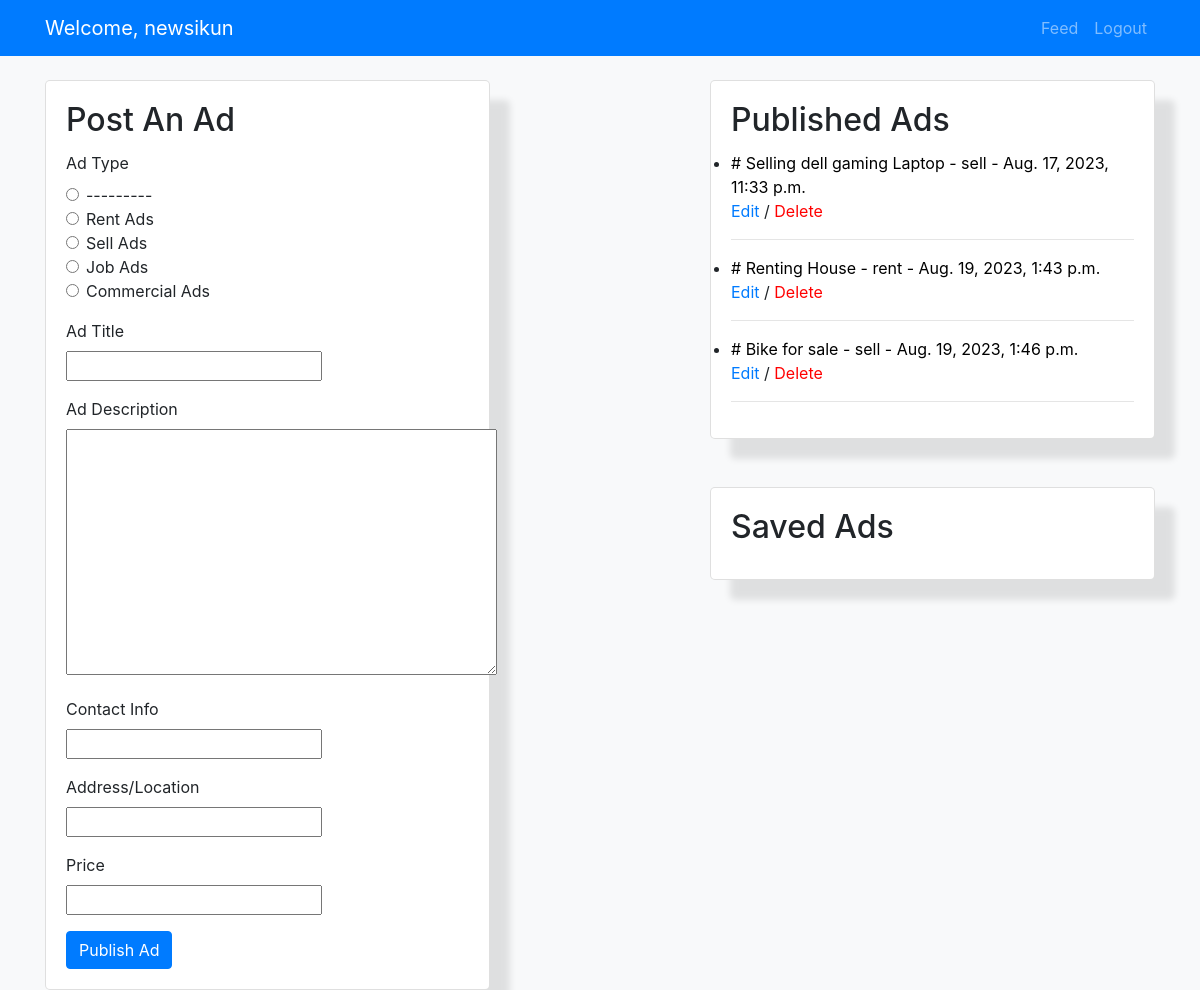
Page /dashboard/ (signed in) on the committed database.
### mainApp/models.py (models this page shows, shortened)
class AdPostModel(models.Model):
    AD_TYPES_CHOICES = [
        ('rent', 'Rent Ads'),
        ('sell', 'Sell Ads'),
        ('job', 'Job Ads'),
        ('commercial', 'Commercial Ads'),
    ]
    user = models.ForeignKey(User, on_delete=models.CASCADE)
    ad_type = models.CharField(max_length=20, choices=AD_TYPES_CHOICES)
    ad_title = models.CharField(max_length=100)
    ad_description = models.TextField()
    contact_info = models.CharField(max_length=100)
    address = models.CharField(max_length=200)
    price = models.CharField(max_length=50)
    created_at = models.DateTimeField(auto_now_add=True)

### mainApp/views.py (the view, shortened to what this page needs)
# urls.py: path('dashboard/', views.dashboard, name='dashboard'),
@login_required(login_url='loginPage')
def dashboard(request):
    form = AdPostForm()
    alert = ''
    user_posts = AdPostModel.objects.filter(user=request.user)
    context = {'form': form, 'alert': alert, 'user_posts': user_posts}
    return render(request, 'dashboard.html', context)

### mainApp/forms.py
class AdPostForm(forms.ModelForm):
    class Meta:
        model = AdPostModel
        fields = ['ad_type', 'ad_title', 'ad_description', 'contact_info', 'address', 'price']
        widget = {
            'ad_type': forms.Select(attrs={'class': 'form-control', 'placeholder': 'Select Ad Type'}),
            'ad_title': forms.TextInput(attrs={'class': 'form-control', 'placeholder': 'Enter Ad Title'}),
            'ad_description': forms.Textarea(attrs={'class': 'form-control', 'placeholder': 'Enter Ad Description'}),
            'contact_info': forms.TextInput(attrs={'class': 'form-control', 'placeholder': 'Enter Contact Info'}),
            'address': forms.TextInput(attrs={'class': 'form-control', 'placeholder': 'Enter Address'}),
            'price': forms.TextInput(attrs={'class': 'form-control', 'placeholder': 'Enter Price'}),
        }

### mainApp/templates/dashboard.html (shortened to what this page needs)
<!DOCTYPE html>
<html lang="en">
<head>
    <link rel="stylesheet" href="https://maxcdn.bootstrapcdn.com/bootstrap/4.5.2/css/bootstrap.min.css">
</head>
<body>
    <nav class="navbar navbar-expand-lg navbar-dark bg-primary">
        <div class="container">
            <a class="navbar-brand" href="#">Welcome, {{ user.username }}</a>
            <div class="collapse navbar-collapse" id="navbarNav">
                <ul class="navbar-nav ml-auto">
                    <li class="nav-item">
                        <a class="nav-link" href="{% url 'feed'%}">Feed</a>
                    </li>
                    <li class="nav-item">
                        <a class="nav-link" href="{% url 'logoutUser'%}">Logout</a>
                    </li>
                </ul>
            </div>
        </div>
    </nav>
    <div class="container mt-4">
        <div class="row">
            <div class="col-md-5">
                <div class="card" id="card">
                    <div class="card-body">
                        <h2 class="card-title">Post An Ad</h2>
                            <form action="{% url 'dashboard'%}" method="POST">
                                    <div class="form-group">
                                        <label>Ad Type</label>
                                        {% for choice_value, choice_label in form.ad_type.field.choices %}
                                    <div class="form-check">
                                    <input class="form-check-input" type="radio" name="{{ form.ad_type.name }}" id="id_{{ form.ad_type.id_for_label }}_{{ forloop.counter }}" value="{{ choice_value }}" >
                                    <label class="form-check-label" for="id_{{ form.ad_type.id_for_label }}_{{ forloop.counter }}" style="outline: none;">{{ choice_label }}</label>
                                    </div>
                                {% endfor %}
                                    </div>
                                <div class="form-group">
                                    <label>Ad Title</label>
                                    <br>
                                    {{form.ad_title}}
                                    </div>
                                <div class="form-group">
                                    <label>Ad Description</label>
                                    <br>
                                    {{form.ad_description}}
                                </div>
                            <div class="form-group">
                                <label>Contact Info</label>
                                 <br>
                                    {{form.contact_info}}
                                </div>
                                <div class="form-group">
                                    <label>Address/Location</label>
                                    <br>
                                    {{form.address}}
                                </div>
                                <div class="form-group">
                                <label >Price</label>
                                <br>
                                {{form.price}}
                                </div>
                                <button type="submit" class="btn btn-primary">Publish Ad</button>
                            </form>
                        </div>
                    </div>
                </div>
            <div class="col-md-2"></div>
            <div class="col-md-5 ">
                <div class="card">
                    <div class="card-body">
                        <h2 class="card-title">Published Ads</h2>
                            <ul class="list-group">
                                 {% for post in user_posts %}
                                    <li> <a href="{% url 'ad' post.id %}" style="color:black"> # {{ post.ad_title }} - {{ post.ad_type }} - {{ post.created_at }}</a><br>
                                        <a href="{% url 'update_post' post.id %}">Edit</a> / <a href="{% url 'delete_post' post.id %}" style="color:red">Delete</a>
                                        <hr>
                                    </li>
                                 {% endfor %}
                            </ul>
                    </div>
                </div>
                <div class="card">
                    <div class="card-body">
                        <h2 class="card-title">Saved Ads</h2>
                    </div>
                </div>
            </div>
        </div>
    </div>
</body>
</html>

### mainApp/templates/dashboard.html (style rules this page uses)
body { background-color: #f8f9fa; }
.card { background-color: #ffffff; border-radius: 5px; box-shadow: 20px 20px 7px rgba(0, 0, 0, 0.1); transition: box-shadow 0.3s, background-color 0.3s }

### rows in the picture
AdPostModel: ad_title "Selling dell gaming Laptop", ad_type "sell", created_at "Aug. 17, 2023, 11:33 p.m."
AdPostModel: ad_title "Renting House", ad_type "rent", created_at "Aug. 19, 2023, 1:43 p.m."
AdPostModel: ad_title "Bike for sale", ad_type "sell", created_at "Aug. 19, 2023, 1:46 p.m."

### other values in the picture
{{ user.username }} "newsikun"
{{ choice_label }} "---------" "Rent Ads" "Sell Ads" "Job Ads" "Commercial Ads"
